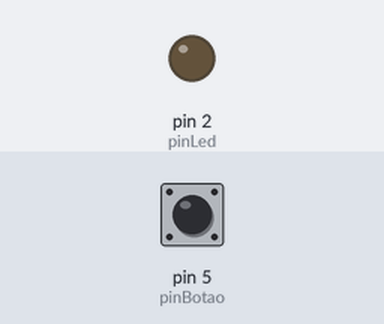
Simulated run of this program. Board: Arduino Uno, built with avr-gcc and run on an emulated ATmega328P. Parts: output pins drawn as LEDs (lit = HIGH). The test bench sets the inputs (shaded band); at power-on: pin 5 (pinBotao) HIGH.

Above: at 1.2 s.
1.3 s: pin 5 (pinBotao) pulled LOW for 0.15 s
At 2.5 s:
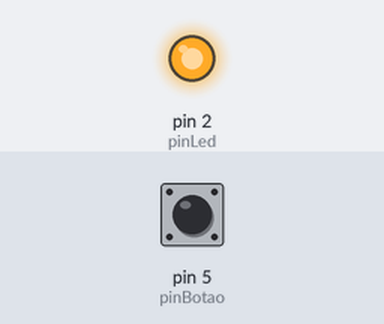
2.9 s: pin 5 (pinBotao) pulled LOW for 1 s
At 3.8 s:
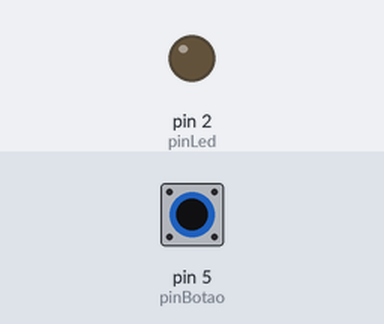
5.4 s: pin 5 (pinBotao) pulled LOW for 3.2 s
At 5.7 s:
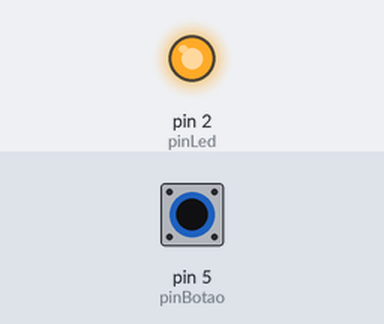
Timing chart, 0 to 8.4 s (numbered marks = the images above; inputs shaded):
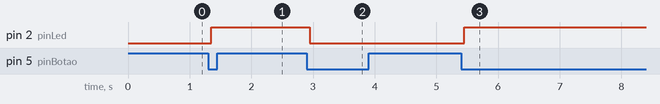

The program:

main.cpp
```cpp
#include <Arduino.h>

#define pinLed 2
#define pinBotao 5

void setup()
{
  pinMode(pinLed, OUTPUT);
  pinMode(pinBotao, INPUT_PULLUP);
  Serial.begin(9600);
}

void loop()
{
  bool estadoAtualBotao = digitalRead(pinBotao);
  static bool estadoAnterior = 1;
  static bool ultimaAcao = 1;

  static unsigned long tempoUltimaAlteracao = 0;
  unsigned long tempoAtual = millis();
  const unsigned long tempoFiltro = 50;

  static bool estadoLed = 0;

  //! INICIA O TRATAMENTO DE RUIDO DO BOTAO

  //* Detecta mudança no estado do botão
  if (estadoAtualBotao != estadoAnterior)
  {
    tempoUltimaAlteracao = tempoAtual; //* Atualiza o tempo da ultima mudança
  }
  //* Verifica se o novo estado se manteve estavel por tempo suficiente
  if (tempoAtual - tempoUltimaAlteracao > tempoFiltro)
  {
    //* Verifica se ainda nao processamos essa nova acao
    if (estadoAtualBotao != ultimaAcao)
    {
      ultimaAcao = estadoAtualBotao; //* Atualiza o estado ja processado para evitar ações repetidas

      //* Se o  botao foi pressionado (nivel logico LOW)
      if (!estadoAtualBotao)
      {
        estadoLed = !estadoLed;
        digitalWrite (pinLed,estadoLed);

      }
      //* Se o botao foi solto (nivel ;ogico,HIGH), nenhuma acao por enquanto
      else
      {
      }
    }
  }
//* Atualiza o estado anterior para proxima iteracao
estadoAnterior = estadoAtualBotao;
}
//! FINAL DO TRATAMENTO DO BOTAO
```

Measured:
- after the input at 1.3 s, pin 2 (pinLed): LOW → HIGH after 0.05 s
- after the input at 2.9 s, pin 2 (pinLed): HIGH → LOW after 0.05 s
- after the input at 5.4 s, pin 2 (pinLed): LOW → HIGH after 0.05 s
